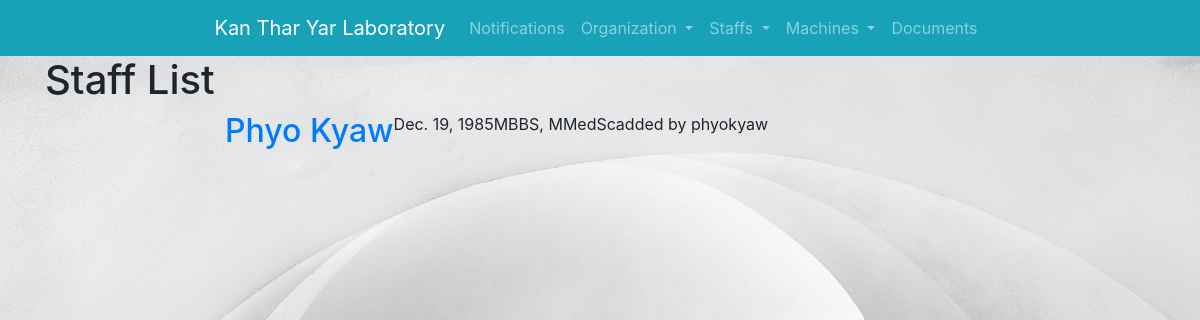
Screenshot of /liststaff/ with the database file from the repository.
### check/models.py (models this page shows, shortened)
class Staffs(models.Model):
    name = models.CharField(max_length=50)
    birthday = models.DateField(null=True, blank=True)
    nrc = models.CharField(max_length=20, blank=True)
    weight = models.CharField(max_length=20, blank=True)
    height = models.CharField(max_length=20, blank=True)
    birthplace = models.CharField(max_length=50, blank=True)
    education = models.TextField(blank=True)
    experience = models.TextField(blank=True)
    appoint_date = models.DateField(null=True, blank=True)
    photo = models.ImageField(upload_to='img', blank=True)
    phone = models.CharField(max_length=50, blank=True)
    marital = models.CharField(max_length=20, blank=True)
    address = models.TextField(blank=True)
    author = models.ForeignKey(User, default=None, on_delete=models.CASCADE,)
    slug = models.SlugField(max_length = 250, null = True, blank = True)
    class Profile(models.Model):
        date_of_birth = models.DateField()

### check/views.py (the view)
# urls.py: path('liststaff/', views.list_staff,  name="list_staff"),
def list_staff(request):
   staffs = Staffs.objects.all().order_by('name');
   return render(request, 'check/staff_list.html', { 'staffs': staffs })

### check/templates/check/staff_list.html
{% extends 'base_layout.html' %}
{% block content%}
    <h1>Staff List</h1>
    <div class="container" style="width:750px">
    {% for staff in staffs %}
        <div class="row">
            <h2><a href="{% url 'check:detail_staff' slug=staff.slug %}">{{ staff.name }}</a></h2>
            <p>{{ staff.birthday }}</p>
            <p>{{ staff.education }}</p>
            <p class="author">added by {{ staff.author.username }}</p>
        </div>
    {% endfor %}
    </div>
{% endblock %}

### assets/styles.css (style rules this page uses)
body { background-color: #0f121f; background-image: url('/static/feathers.jpg'); background-repeat-y: no-repeat; background-size: cover; color: #fff; }

### rows the page displays
Staffs: name "Phyo Kyaw", birthday "Dec. 19, 1985", education "MBBS, MMedSc", author.username "phyokyaw"
